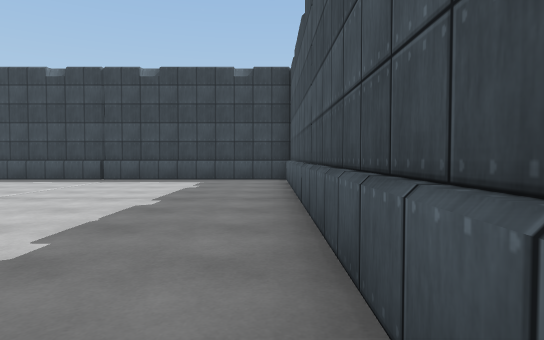
[1] (above)

24 first-person views from a walk through a scene from a Unity 3-D project. The camera is 1.2 m above the floor, tilts 2° down and sees 75° across. The floor is counted in squares, 2 m on a side. Each view is taken from the middle of a square. On the plan, view 1 faces up. The plan holds only what a view shows up to about 10 squares ahead; the rest is blank. The place goes on beyond the plan. The player character is not drawn. Surface patterns are stand-ins for the level's own textures.

[2]
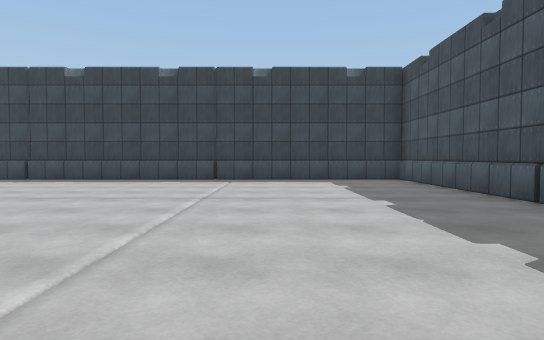

[3]
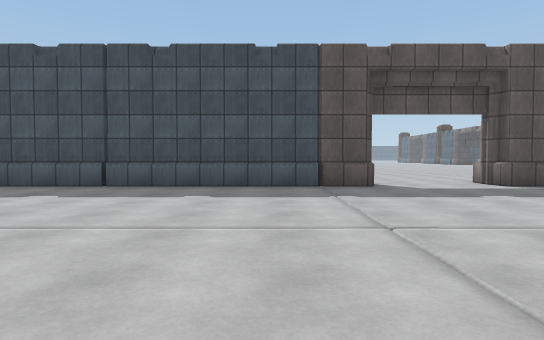

[4]
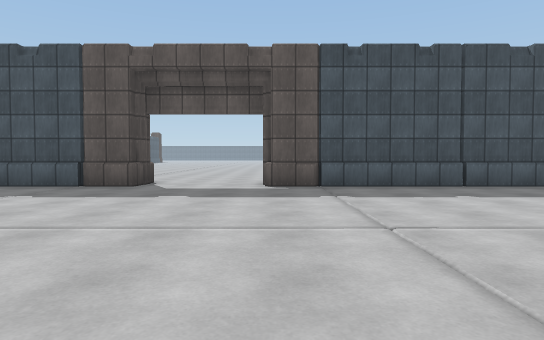

[5]
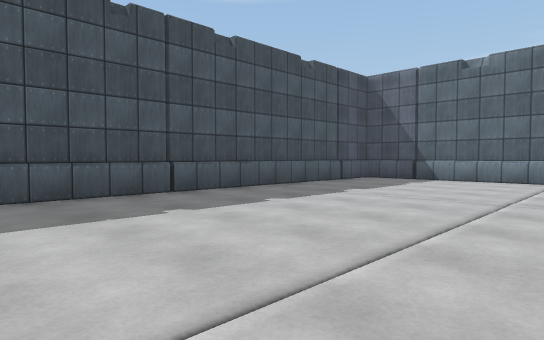

[6]
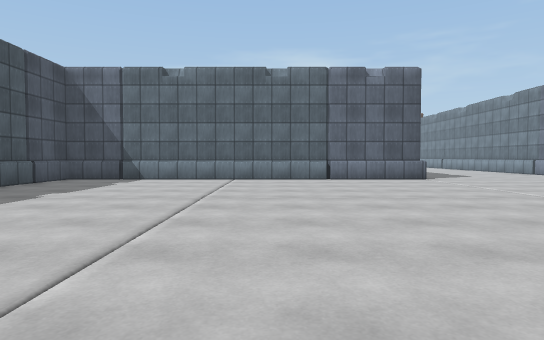

[7]
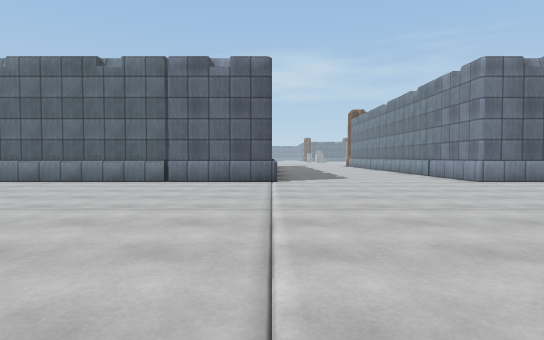

[8]
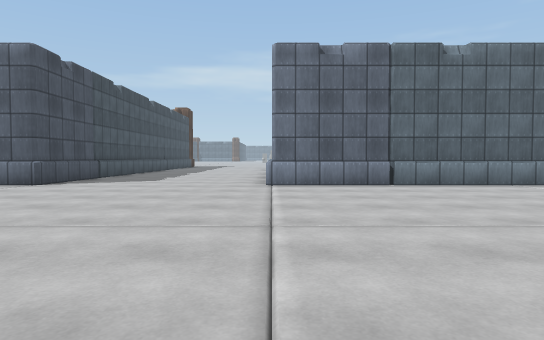

[9]
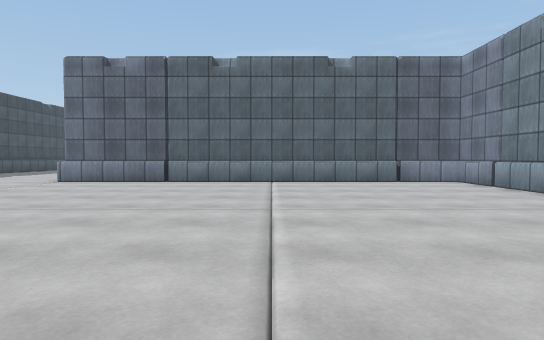

[10]
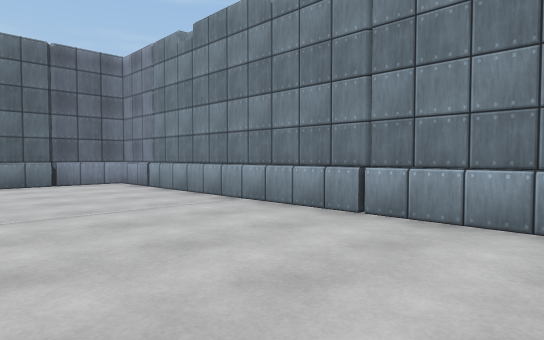

[11]
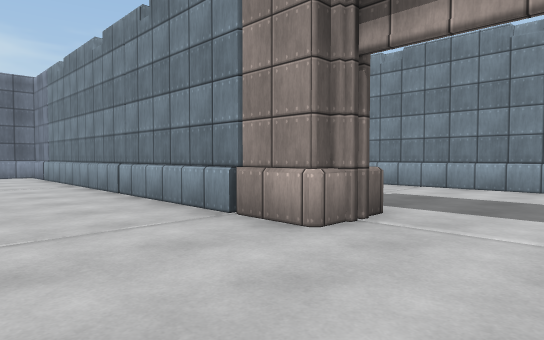

[12]
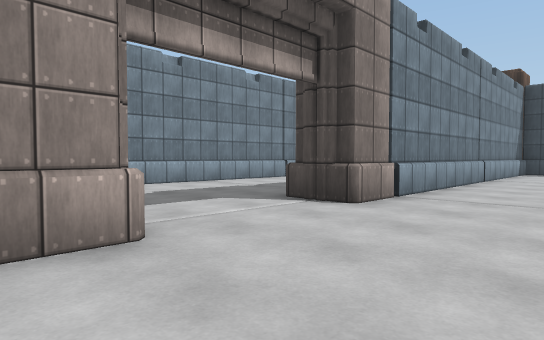

[13]
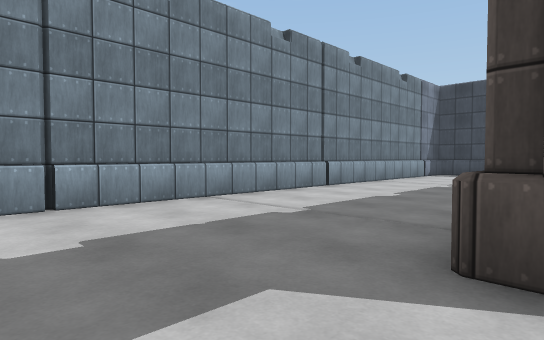

[14]
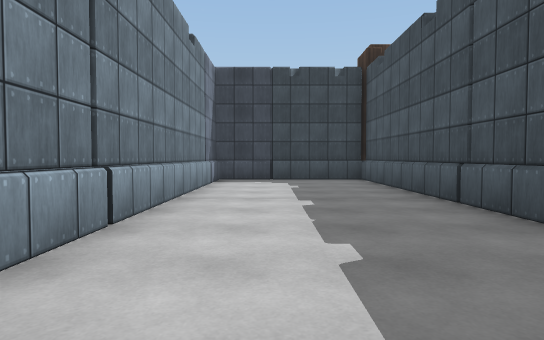

[15]
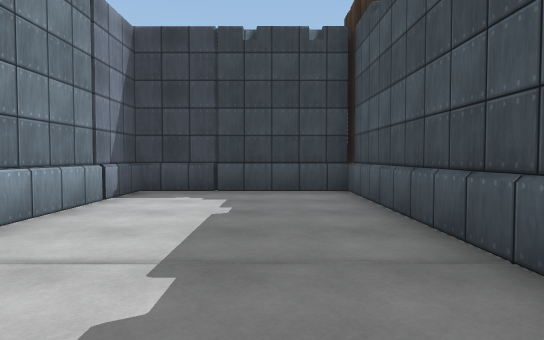

[16]
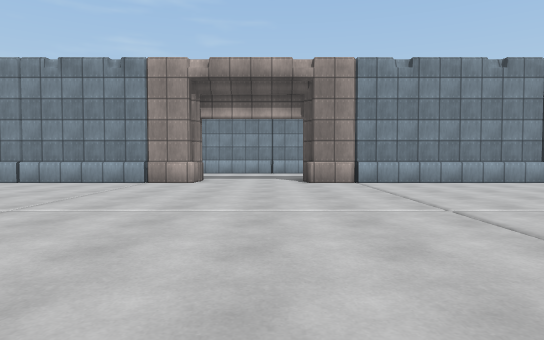

[17]
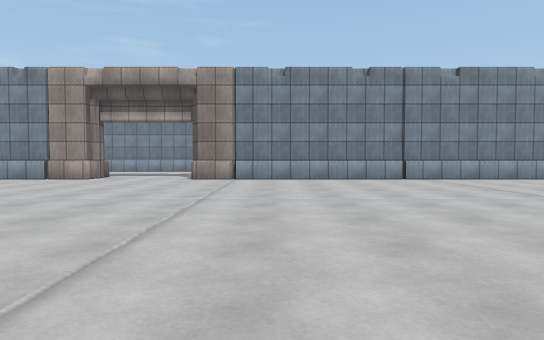

[18]
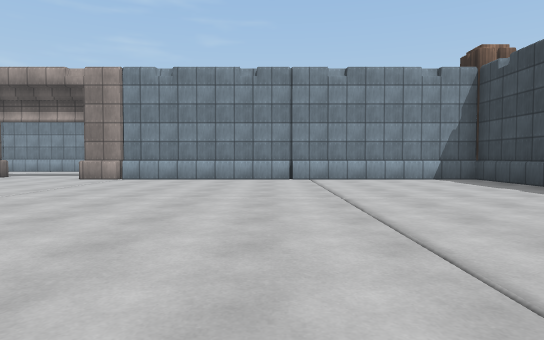

[19]
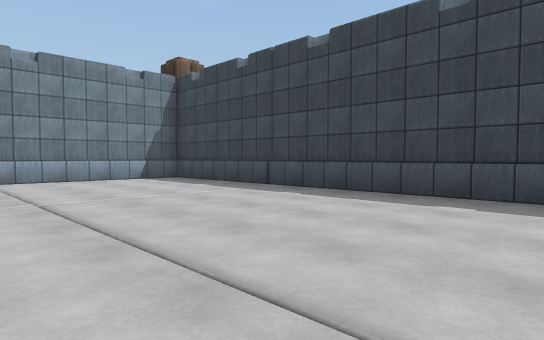

[20]
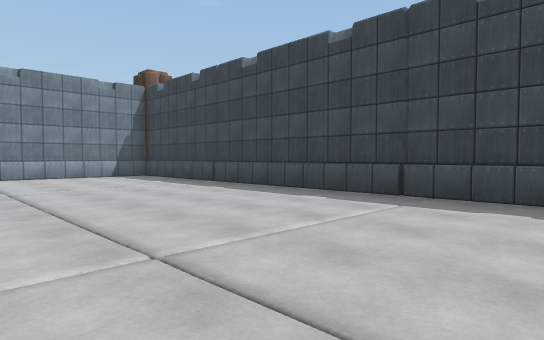

[21]
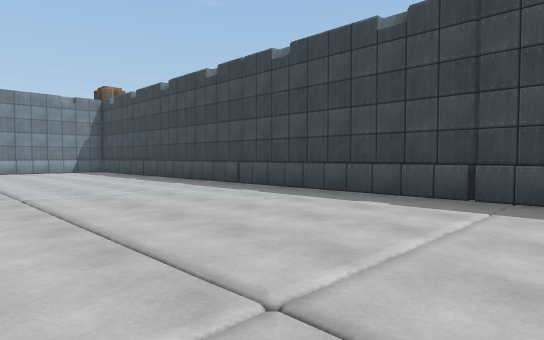

[22]
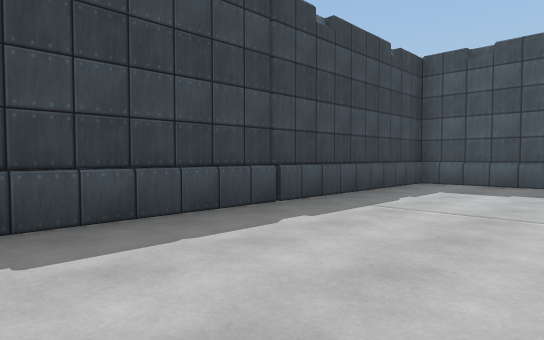

[23]
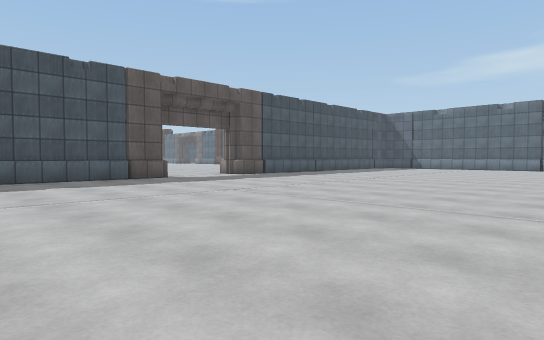

[24]
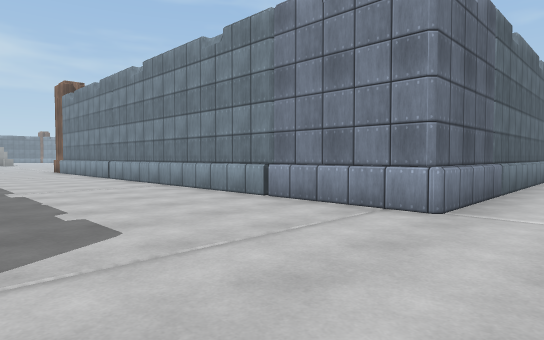

### Floor plan
Points are (right, up) in squares from view 1. A wall is a line through its corners. A room is listed if a view was taken in it or the views show most of it. See-through windows are left out.
Room 1 (views 1, 2, 3, 4, 5, 6, 7, 8, 9, 10, 11, 12, 16, 17, 18, 19, 20, 21, 22, 23, 24)
walls: (-9.1, -17) (-9.1, -14.5) (0.5, -14.5) (0.5, -3.8) (1.6, -3.8); (-23.5, -3.8) (-23.5, -14.5) (-13.9, -14.5) (-13.9, -23.3); (1.5, -1.2) (0.5, -1.2) (0.5, 9.4) (-23.5, 9.4) (-23.5, -1.2)
ways out: opening at (-24, -2.5) to room 2; opening at (1, -2.5)
Room 2 (views 13, 14, 15)
walls: (-24.6, -3.8) (-23.5, -3.8); (-28.5, -2.9) (-28.5, -6.3); (-23.5, -1.2) (-24.6, -1.2); (-24.5, 3) (-24.5, 10); (-24.5, 9.4) (-28.5, 9.4) (-28.5, -2.5)
ways out: opening at (-24, -2.5) to room 1

Positions as (right, up) in squares from view 1, and headings:
1: (0, 0), facing up
2: (-3, 0), facing up
3: (-7, 1), facing right
4: (-7, -4), facing right
5: (-5, -5), facing down-right
6: (-5, -5), facing down
7: (-9, -6), facing down
8: (-14, -7), facing down
9: (-19, -6), facing down
10: (-20, -6), facing down-left
11: (-21, -2), facing down-left
12: (-21, -5), facing up-left
13: (-24, -3), facing up-left
14: (-27, 0), facing up
15: (-26, 3), facing up
16: (-15, -2), facing left
17: (-14, 1), facing left
18: (-14, 4), facing left
19: (-14, 4), facing up-left
20: (-12, 4), facing up-left
21: (-8, 4), facing up-left
22: (-8, 6), facing up-right
23: (-9, 4), facing down-right
24: (-10, -13), facing down-left
